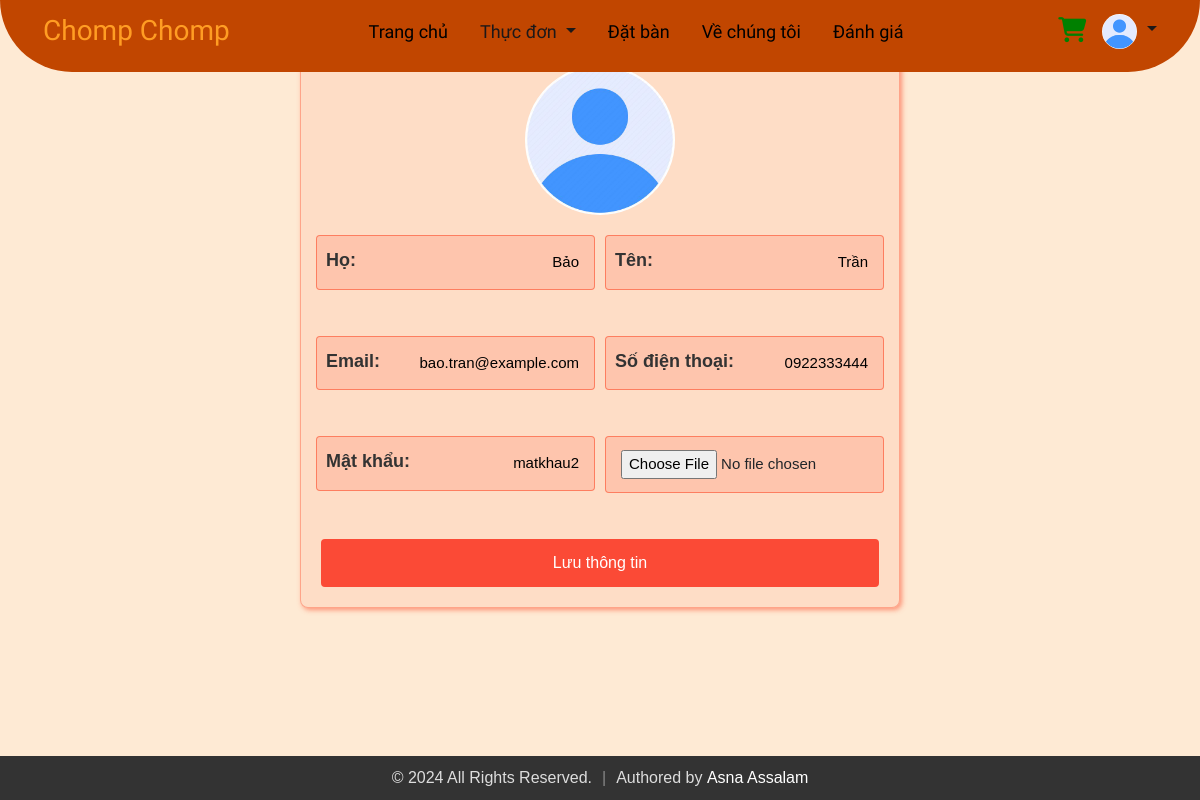
/profile.php (signed in), run on the app's committed database.
### tables this page shows
CREATE TABLE users (
  email varchar(255) NOT NULL,
  firstName varchar(255) NOT NULL,
  lastName varchar(255) NOT NULL,
  contact varchar(10) NOT NULL,
  password varchar(20) NOT NULL,
  dateCreated timestamp NOT NULL DEFAULT current_timestamp(),
  profile_image varchar(255) NOT NULL DEFAULT 'default.jpg'
);

### db_connection.php (called while the page is built, shortened)
<?php
$password = "";
?>

### profile.php (the view, shortened to what this page needs)
<?php
$user_email = isset($_SESSION['email']) ? $_SESSION['email'] : '';
include 'db_connection.php';
function getUserInfo($email)
{
  global $conn;
  $stmt = $conn->prepare("SELECT firstName, lastName, email, contact, password, profile_image FROM users WHERE email = ?");
  $stmt->bind_param("s", $email);
  $stmt->execute();
  $stmt->bind_result($firstName, $lastName, $email, $contact, $password, $profile_image);
  return [
    'firstName' => $firstName ?: '',
    'lastName' => $lastName ?: '',
    'email' => $email ?: '',
    'contact' => $contact ?: '',
    'password' => $password ?: '',
    'profile_image' => $profile_image ?: 'default.jpg'
  ];
}
$user_info = getUserInfo($user_email);
?>
<!DOCTYPE html>
<html lang="en">
<head>
  <link rel="stylesheet" href="https://cdnjs.cloudflare.com/ajax/libs/font-awesome/5.15.3/css/all.min.css">
  <link rel='stylesheet' href='https://cdnjs.cloudflare.com/ajax/libs/twitter-bootstrap/4.5.2/css/bootstrap.min.css' />
  <link rel="stylesheet" href="https://cdnjs.cloudflare.com/ajax/libs/font-awesome/6.2.0/css/all.min.css" />
  <link rel="stylesheet" href="profile.css">
</head>
<body>
  <?php
  if (isset($_SESSION['userloggedin']) && $_SESSION['userloggedin']) {
    include 'nav-logged.php';
  } else {
    include 'navbar.php';
  }
  ?>
  <div class="wrapper">
    <div class="form-container">
      <h2>Thông tin người dùng</h2>
      <img src="uploads/<?php echo htmlspecialchars($user_info['profile_image']); ?>" alt="Profile Image" class="profile-image">
      <form action="profile.php" method="post" enctype="multipart/form-data">
        <div class="form-row">
          <div class="form-group">
            <input type="text" id="firstName" name="firstName" value="<?php echo htmlspecialchars($user_info['firstName']); ?>" placeholder=" ">
            <label for="firstName">Họ:</label>
          </div>
          <div class="form-group">
            <input type="text" id="lastName" name="lastName" value="<?php echo htmlspecialchars($user_info['lastName']); ?>" placeholder=" ">
            <label for="lastName">Tên:</label>
          </div>
        </div>
        <div class="form-row">
          <div class="form-group">
            <input type="email" id="email" name="email" value="<?php echo htmlspecialchars($user_info['email']); ?>" readonly placeholder=" ">
            <label for="email">Email:</label>
          </div>
          <div class="form-group">
            <input type="text" id="contact" name="contact" value="<?php echo htmlspecialchars($user_info['contact']); ?>" placeholder=" ">
            <label for="contact">Số điện thoại:</label>
          </div>
        </div>
        <div class="form-row">
          <div class="form-group">
            <input type="text" id="password" name="password" value="<?php echo htmlspecialchars($user_info['password']); ?>" placeholder=" ">
            <label for="password">Mật khẩu:</label>
          </div>
          <div class="form-group">
            <input type="file" id="profile_image" name="profile_image" placeholder=" ">
          </div>
        </div>
        <button type="submit">Lưu thông tin</button>
      </form>
    </div>
  </div>
</body>
</html>

### profile.css (style rules this page uses)
* { margin: 0; padding: 0; }
body { font-family: poppins, sans-serif; background-color: #feead4; margin: 0; padding-top: 100px; }
.wrapper { display: flex; justify-content: center; align-items: center; margin-bottom: 70px; }
.form-container { background-color: rgba(253, 108, 77, 0.1); border-color: rgba(253, 108, 77, 0.5); box-shadow: 2px 2px 5px rgba(253, 108, 77, 0.7); padding: 10px 20px 20px 20px; border-radius: 8px; border: 1px solid rgba(253, 108, 77, 0.5); width: 600px; }
.form-row { display: flex; justify-content: space-between; margin-bottom: 20px; }
.form-group { position: relative; flex: 1; margin-right: 10px; }
.form-group:last-child { margin-right: 0; }
.form-group label { position: absolute; top: 12px; left: 5px; padding: 0 5px; font-weight: bold; color: #333; transition: 0.2s; pointer-events: none; }
.form-group input[type="text"], .form-group input[type="email"], .form-group input[type="file"] { width: 100%; padding: 15px; margin-bottom: 10px; border: 1px solid rgba(253, 108, 77, 0.8); background-color: rgba(253, 108, 77, 0.2); border-radius: 4px; box-sizing: border-box; position: relative; text-align: right; font-size: 15px; }
.form-group input[type="file"] { padding: 13px 15px 13px 15px; }
form button { width: 100%; padding: 10px; background-color: #fb4a36; color: white; border: 2px solid #fb4a36; border-radius: 4px; cursor: pointer; font-size: 16px; transition: all 0.3s ease; }
.profile-image { display: block; margin: 15px auto 20px auto; width: 150px; height: 150px; border-radius: 50%; object-fit: cover; }
h2 { text-align: center; }

### profile.php (style rules this page uses)
.wrapper { display: flex; justify-content: center; align-items: center; margin-bottom: 70px; }

### nav-logged.php (style rules this page uses)
* { margin: 0; padding: 0; }
body { background-color: #feead4; font-family: "Baloo 2", sans-serif; font-weight: 300; font-style: normal; font-size:large; padding-top: 1px; }

### data on the page
users: profile_image (placeholder picture), firstName "Bảo", lastName "Trần", email "bao.tran@example.com", contact "0922333444", password "matkhau2"
